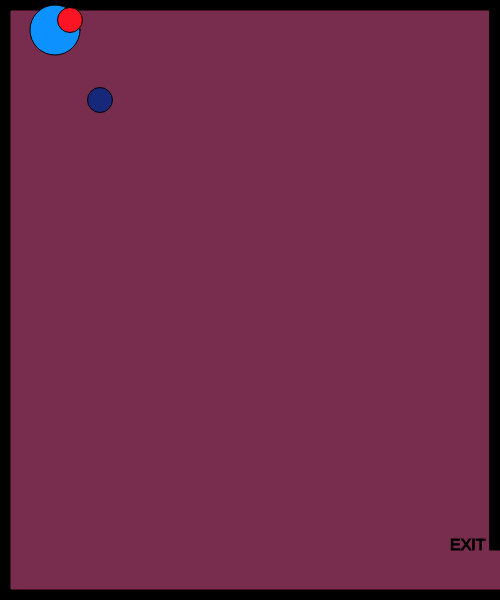
Frame 1 (no input)
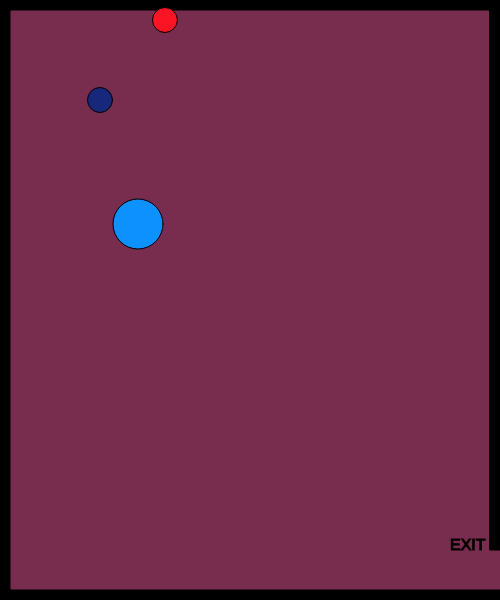
Frame 60 (no input)
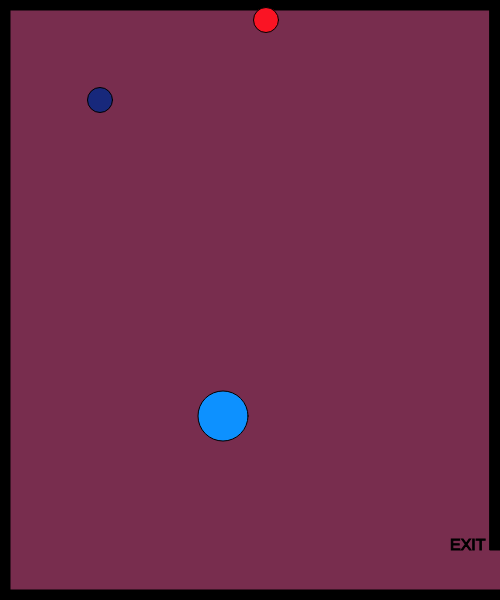
Frame 120 (the mouse pressed at the canvas centre since frame 60)

The p5.js sketch that drew these frames (run headless with seeded random() and noise() and a simulated clock; from frame 60 on, the mouse is pressed at the canvas centre):

// p5.js sketch
// ── sketch.js

var characterX = 100;
var characterY = 100;

var w = 87;
var s = 83;
var a = 65;
var d = 68;


var shapeX = 55;
var shapeY = 30;
var shapeXSpeed;
var shapeYSpeed;

var shapeA = 70;
var shapeB = 20;
var shapeASpeed;
var shapeBSpeed;

var mouseShapeX;
var mouseShapeY;


function setup()
{
    createCanvas(500, 600);

    shapeXSpeed = Math.floor(Math.random() * (Math.floor(Math.random() * 5))+1);
    shapeYSpeed = Math.floor(Math.random() * (Math.floor(Math.random() * 5))+1);
}

function draw()
{
    background(120,45,78);
    stroke(0);
    fill(0);

    rect(0,0,width,10);

    rect(0,0,10,height);

    rect(0, height-10, width, 10);

    rect(width-10,0,10,height-50);

    textSize(16);
    text("EXIT", width-50, height-50);


    fill (23,40,123);
    circle(characterX,characterY,25);


    if(keyIsDown(w))
    {
        characterY -= 10;
    }
    if(keyIsDown(s))
    {
        characterY += 10;
    }
    if(keyIsDown(a))
    {
        characterX -= 10;
    }
    if(keyIsDown(d))
    {
        characterX += 10;
    }



    fill(13,145,500);
    circle(shapeX, shapeY, 50);


    shapeXSpeed = Math.floor(Math.random() * (Math.floor(Math.random() * 5))+1);
    shapeYSpeed = Math.floor(Math.random() * (Math.floor(Math.random() * 5))+1);

    shapeX += shapeXSpeed;
    shapeY += shapeYSpeed;

    if(shapeX > width)
    {
        shapeX = 0;
    }
    if(shapeX < 0)
    {
        shapeX = width;
    }
    if(shapeY > height)
    {
        shapeY = height;
    }
    if(shapeY < 0)
    {
        shapeY = height;
    }


    fill(250,20,36);
    circle(shapeA, shapeB, 25);


    shapeASpeed = Math.floor(Math.random() * (Math.floor(Math.random() * 5))+1);
    shapeBSpeed = Math.floor(Math.random() * (Math.floor(Math.random() * 5))+1);

    shapeA += shapeASpeed;
    shapeY += shapeBSpeed;

    if(shapeA > width)
    {
        shapeA = 0;
    }
    if(shapeA < 0)
    {
        shapeA = width;
    }
    if(shapeB > height)
    {
        shapeB = height;
    }
    if(shapeB < 0)
    {
        shapeB = height;
    }




    if(characterX > width && characterY > width-50)
    {
        fill(0);
        stroke(5);
        textSize(26);
        text("You Win!", width/2-50, height/2-50);
    }

    fill(120,130,140);
    circle(mouseShapeX, mouseShapeY, 25);

}

function mouseClicked()
    {
        mouseShapeX = mouseX;
        mouseShapeY = mouseY;
    }
